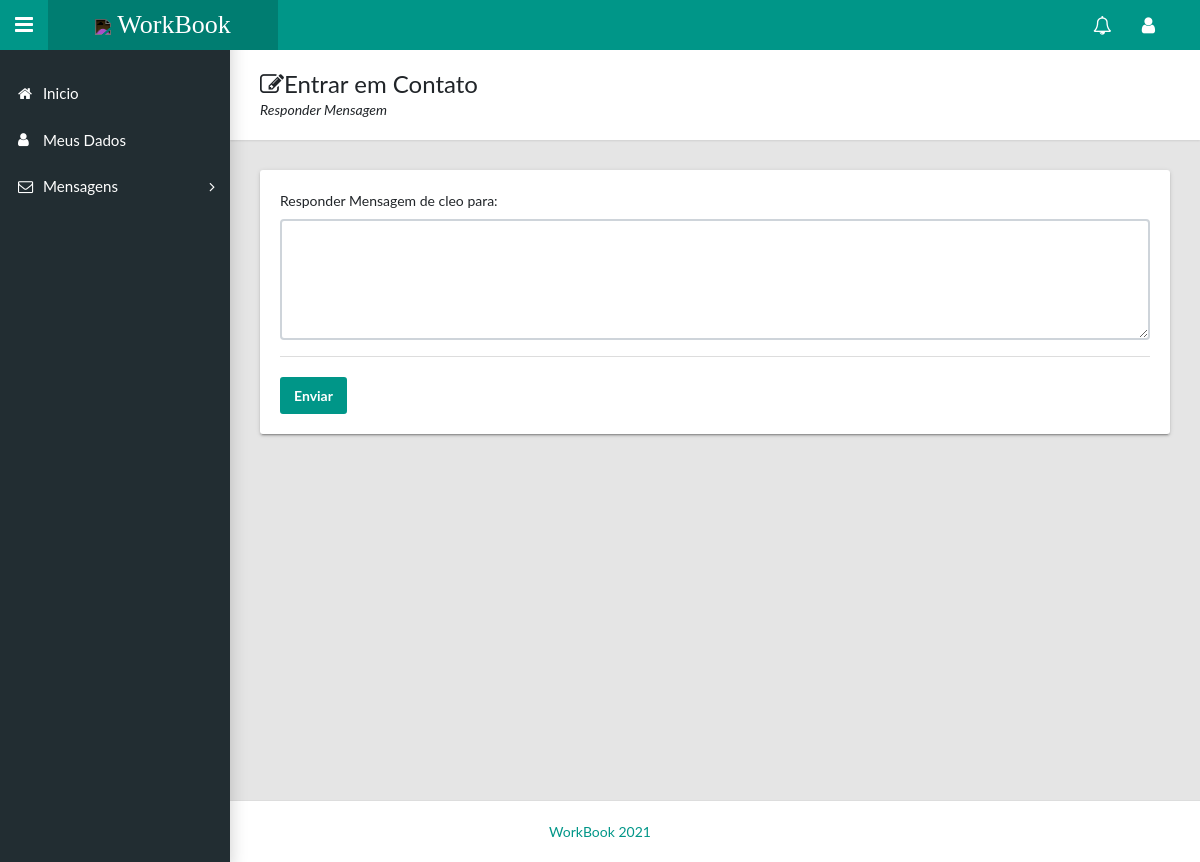
/mensagem/responderMensagem/14 (signed in), run on an earlier commit of the app's database.
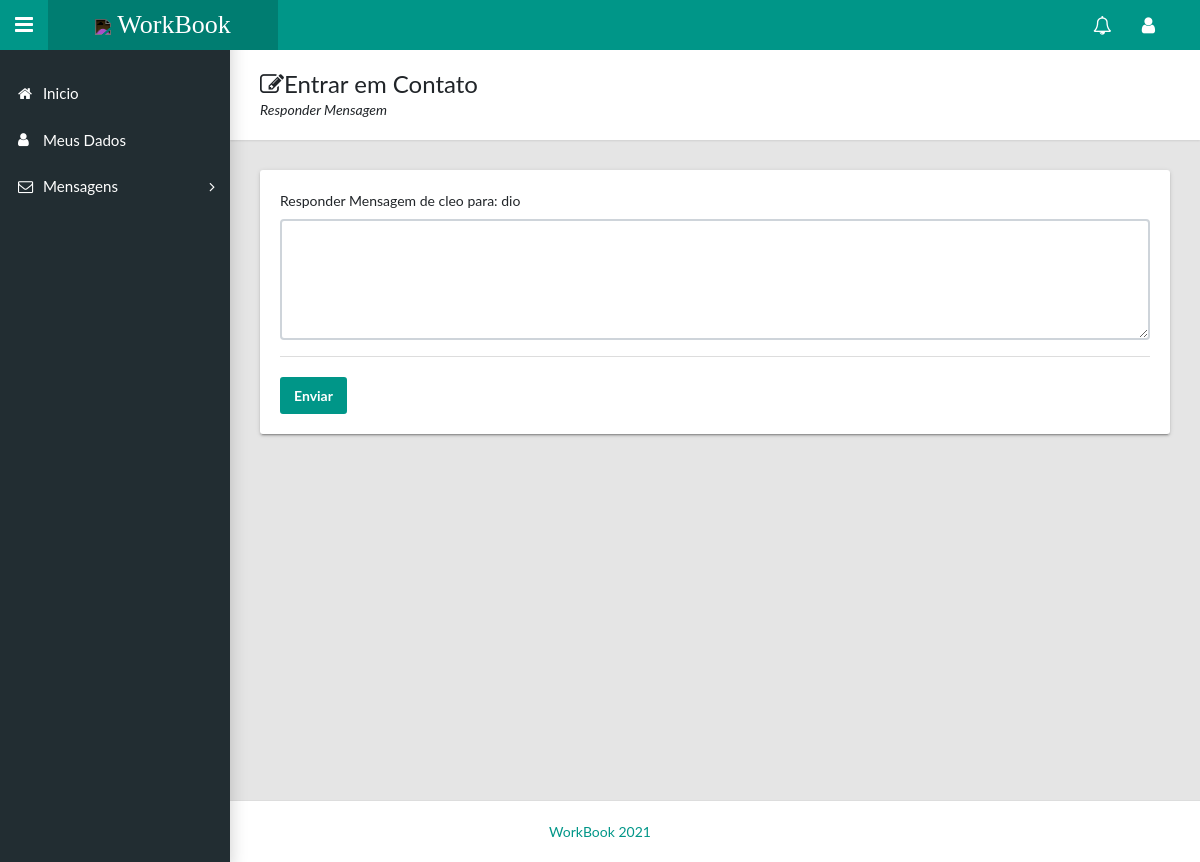
And on a later commit of the database.
### mensagem/models.py (models this page shows)
class Mensagem(models.Model):
    texto = models.CharField('texto',max_length=500)
    destinatario = models.IntegerField('destinatario', blank=True, null=True)
    remetente = models.IntegerField('remetente', blank=True, null=True)
    nomeRemetente = models.CharField('nomeRemetente',max_length=100)
    class Meta:
        db_table = 'Mensagen'
        verbose_name = 'Mensagem'
        verbose_name_plural = 'Mensagens'

### mensagem/views.py (the view)
# urls.py: path('responderMensagem/<int:remetente>', views.responderMensagem, name='responderMensagem'),
@login_required(login_url='usuario:submit_login')
def responderMensagem(request,remetente):
    respMensagem = Mensagem.objects.filter(remetente=remetente).first()
    user = request.user.id
    form = MensagemForm(request.POST)
    if form.is_valid():
        form.save()
        return redirect('listarMensagem')
    else:
        form = MensagemForm(request.POST)
    context = {
        'form': form,
        'respMensagem': respMensagem,
        'user': user
    }
    return render(request, 'responderMensagem.html', context)

### mensagem/forms.py
class MensagemForm(ModelForm):
    class Meta:
        model = Mensagem
        fields = '__all__'

### mensagem/templates/responderMensagem.html (shortened to what this page needs)
{% extends 'model-page.html' %}
{% block content %}
<main class="app-content">
    <div class="app-title">
        <div>
            <h1><i class="fa fa-edit"></i>Entrar em Contato</h1>
            <p>Responder Mensagem</p>
        </div>
    </div>
    <div class="row">
        <div class="col-md-12">
            <div class="tile">
                <div class="row">
                    <div class="col-lg-12">
                        <form method="post" class="form">
                            <div class="row">
                                <div id="show_class" class="col-lg-12">
                                    <div class="form-group">
                                        <label for="id_texto">Responder Mensagem de {{request.user.username}} para:
                                            {{respMensagem.nomeRemetente}}</label>
                                        <textarea name="texto" cols="140" rows="5" class="form-control"
                                                  required="" id="id_texto" placeholder="Deixe sua Mensagem Aqui!">
                                        </textarea>
                                    </div>
                                    <div class="tile-footer">
                                        <button class="btn btn-primary" type="submit">Enviar</button>
                                    </div>
                                </div>
                            </div>
                        </form>
                    </div>
                </div>
            </div>
        </div>
    </div>
</main>
{% endblock %}

What changed in the data, as far as the page shows it:
added Mensagem: nomeRemetente "dio"
